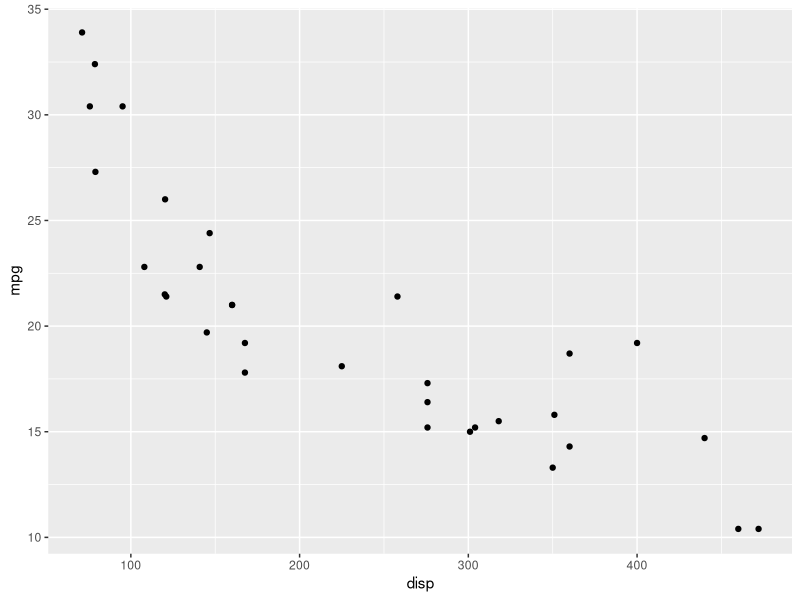
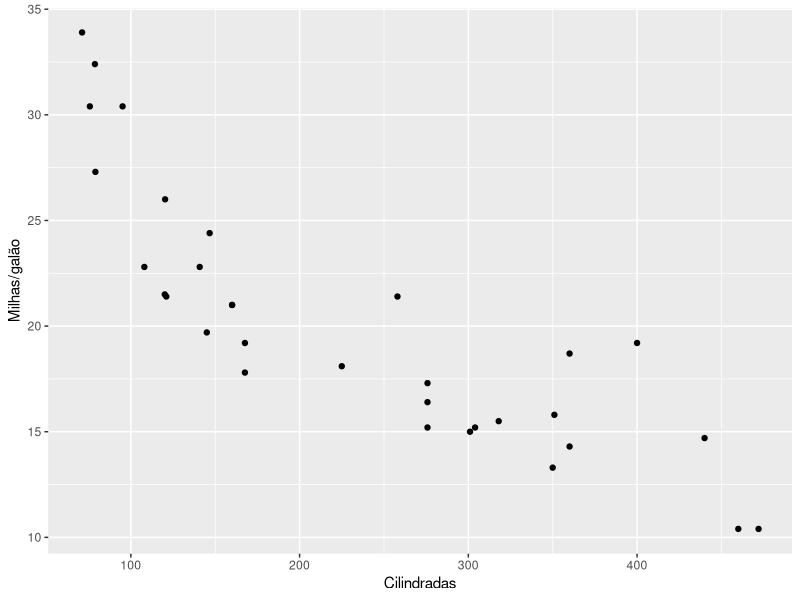
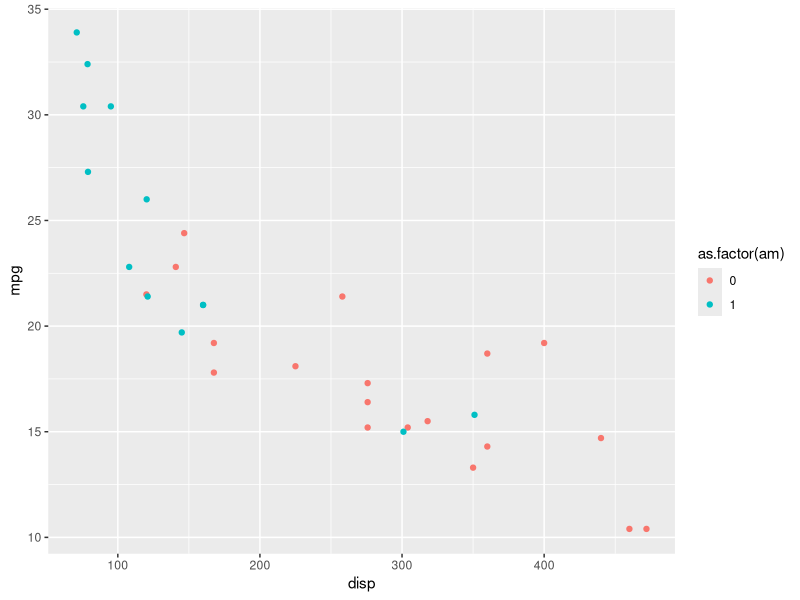
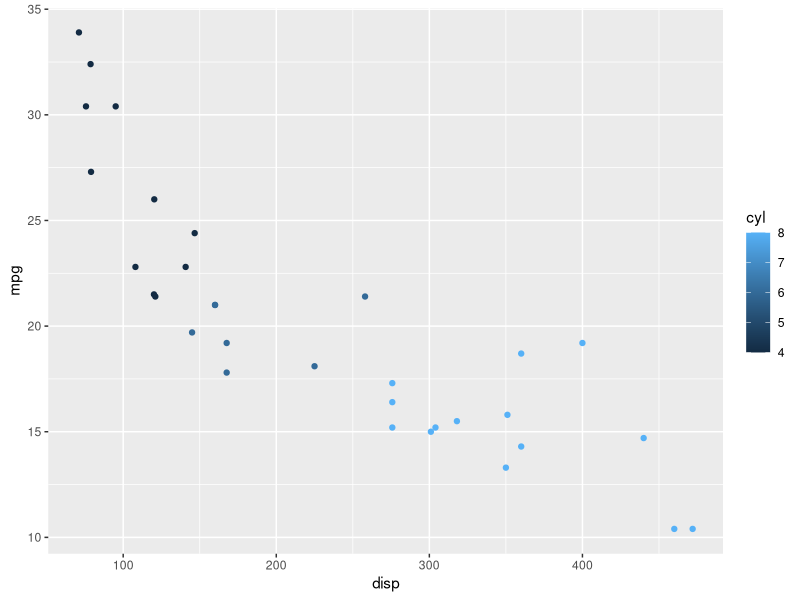
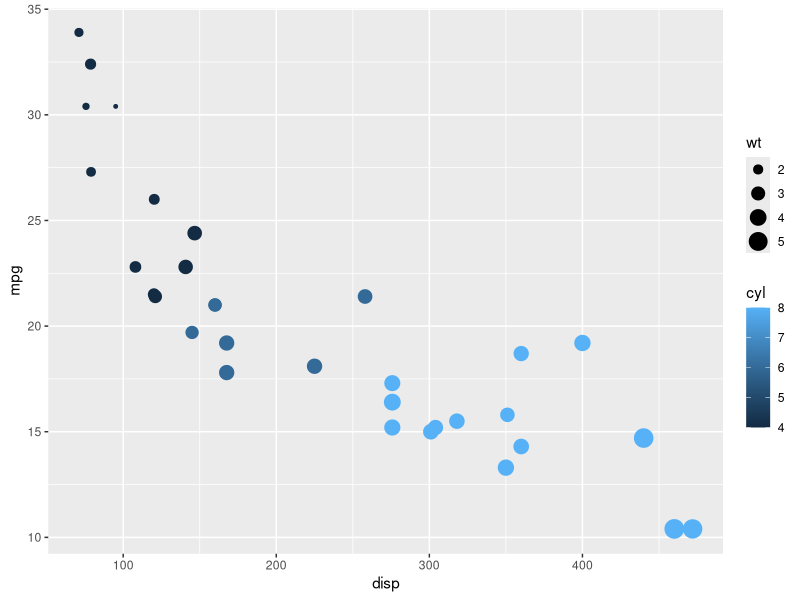
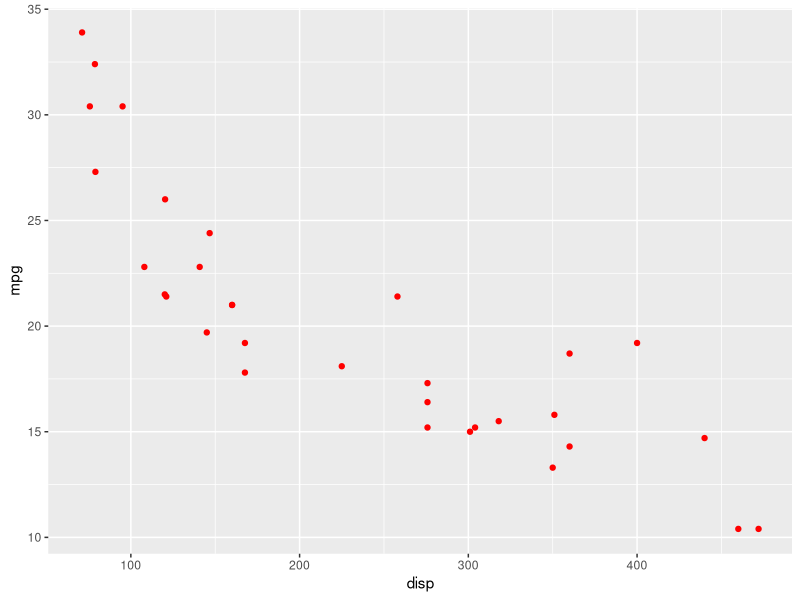
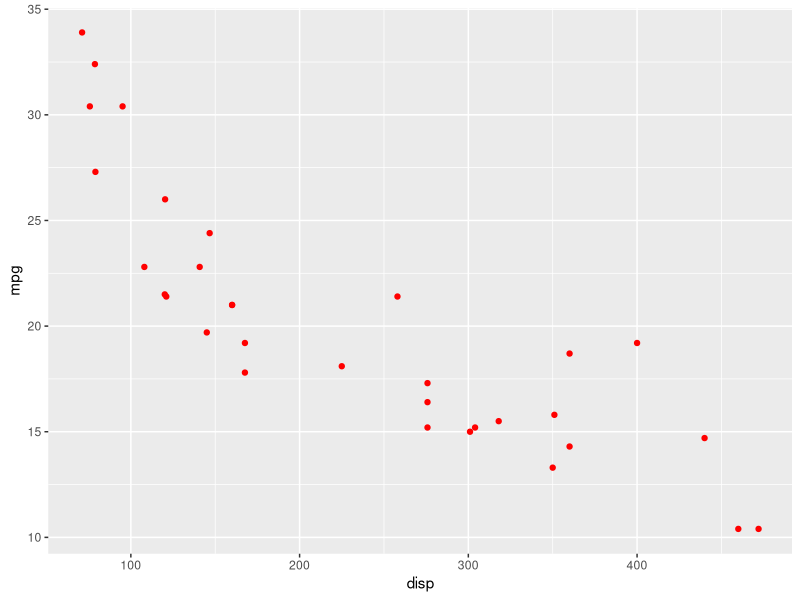
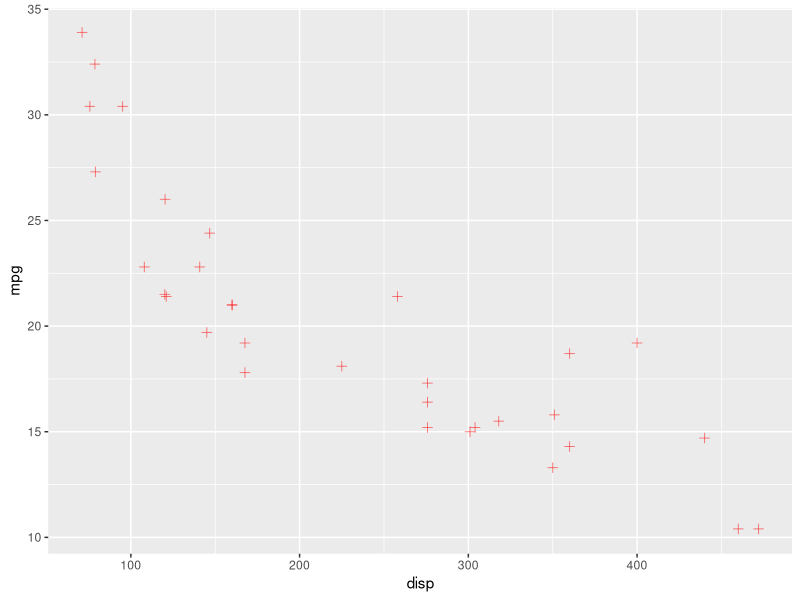

Write R code to recreate these figures, in order.
## ---- chunk 1
      2 + 2
## ---- chunk 2
      20 - 10
## ---- chunk 3
    74673 * 28380
## ---- chunk 4
    293 / 7
## ---- chunk 5
    293 %/% 7
## ---- chunk 6
    293 %% 7
## ---- chunk 7
c(30, 50, 70, 80, 90)
## ---- chunk 8
Despesas <- c(30, 50, 70, 80, 90)
## ---- chunk 9
Despesas
## ---- chunk 10
Receitas <- c(100, 90, 30, 40, 120)
Receitas
## ---- chunk 11
ReceitasXdespesas <- cbind(Receitas, Despesas)
ReceitasXdespesas
## ---- chunk 12
names <- c("Janeiro", "Fevereiro", "Março", "Abril", "Maio")
names
## ---- chunk 13
rownames(ReceitasXdespesas) <- names
ReceitasXdespesas
## ---- chunk 14
Balanco <- Receitas - Despesas
## ---- chunk 15
Total <- cbind(ReceitasXdespesas, Balanco)
Total
## ---- chunk 16
Total[4, 3]
Total["Abril", "Balanco"]
## ---- chunk 17
class(Total)

## ---- chunk 18
df <- data.frame(Total)
df
## ---- chunk 19
df$Receitas
## ---- chunk 20
df$Receitas[3]
## ---- chunk 21
df$Receitas <- NULL
df$Despesas <- NULL
df
## ---- chunk 22

df[df$Balanco>0,]

## ---- chunk 23
x<- c("zurubabel")

str(mtcars)
## ---- chunk 24
str(x<-"Churros")
## ---- chunk 25
str(mtcars)
## ---- chunk 26
 warning("Será que o resultado é esse mesmo?")
## ---- chunk 27
 
## ---- chunk 28
library(knitr)
kable(mtcars[1:5, ], caption = "Tabela com knitr")
## ---- chunk 29
names(mtcars)
## ---- chunk 30
library(ggplot2)
## ---- chunk 31
ggplot(data = mtcars) + 
  geom_point(mapping = aes(x = disp, y = mpg))
## ---- chunk 32
ggplot(data = mtcars) + geom_point(mapping = aes(x = disp, y = mpg)) +
  labs(x = "Cilindradas", y = "Milhas/galão")
## ---- chunk 33
ggplot(data = mtcars) + 
  geom_point(mapping = aes(x = disp, y = mpg, color = as.factor(am)))
## ---- chunk 34
ggplot(mtcars) + 
  geom_point(mapping = aes(x = disp, y = mpg, colour = cyl))
## ---- chunk 35
ggplot(mtcars) +
  geom_point(mapping = aes(x = disp, y = mpg, color = cyl, size = wt))
## ---- chunk 36
ggplot(mtcars, aes(y = mpg, x = disp)) + 
  geom_point(color = "red")
## ---- chunk 37
ggplot(mtcars, aes(y = mpg, x = disp)) + 
  geom_point(color = "red")
## ---- chunk 38
ggplot(mtcars, aes(y = mpg, x = disp)) + 
  geom_point(colour = "red", size = 2, shape = 3, alpha = 0.5)
## ---- chunk 39
ggplot(mtcars) + 
  geom_boxplot(aes(x = as.factor(cyl), y = mpg))
## ---- chunk 40
ggplot(mtcars) + 
  geom_histogram(aes(x = mpg))

## ---- chunk 41
reg1 <- lm(mpg ~ hp, data = mtcars)
reg1
## ---- chunk 42
summary(reg1)
## ---- chunk 43
library(ggplot2)
ggplot(data = mtcars) + geom_point(mapping = aes(x = hp, y = mpg))
## ---- chunk 44

ggplot(data = mtcars) +geom_smooth(mapping = aes(x = hp, y = mpg), method = "lm")
## ---- chunk 45
ggplot(data = mtcars) + geom_point(mapping = aes(x = hp, y = mpg))+
  geom_smooth(mapping = aes(x = hp, y = mpg), method = "lm")
